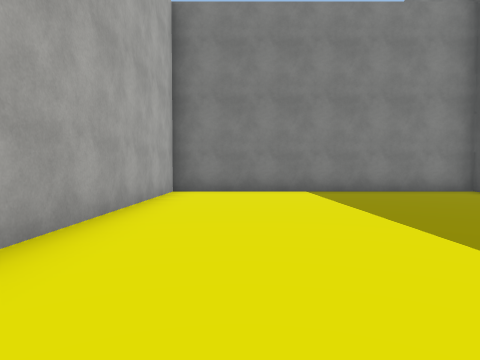
View 1 (above)

24 first-person views from a walk through a scene from a Unity 3-D project. The camera is 1.2 m above the floor, tilts 2° down and sees 75° across. The floor is counted in squares, 2 m on a side. Each view is taken from the middle of a square. On the plan, view 1 faces up. The plan holds only what a view shows up to about 9 squares ahead; the rest is blank. The place goes on beyond the plan. The player is left out. Some surface patterns are stand-ins.

View 2
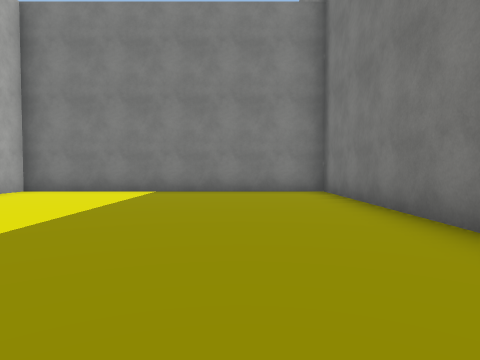

View 3
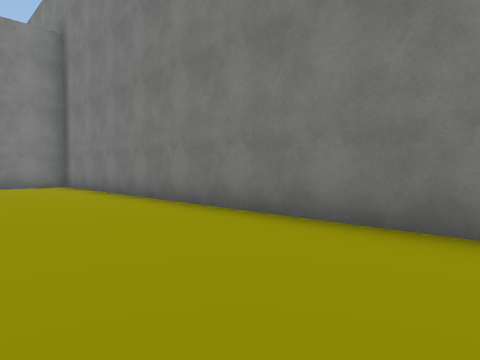

View 4
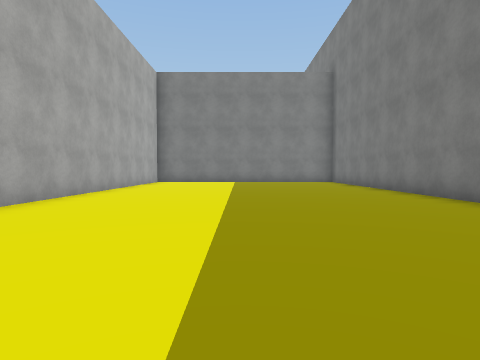

View 5
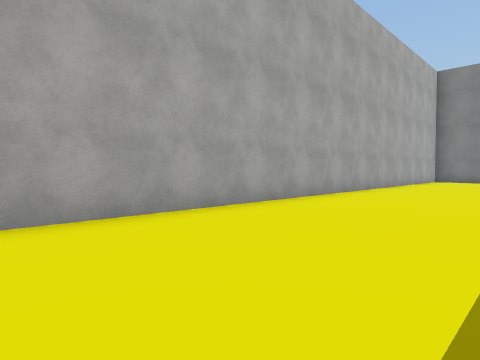

View 6
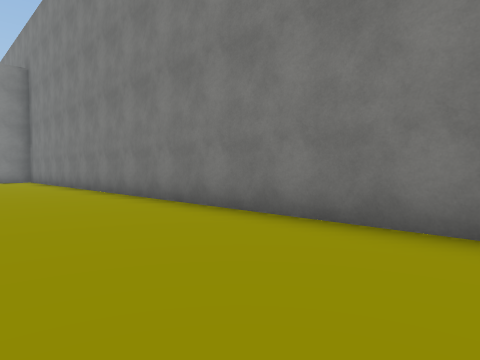

View 7
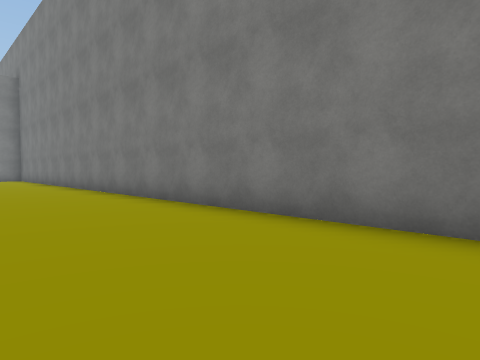

View 8
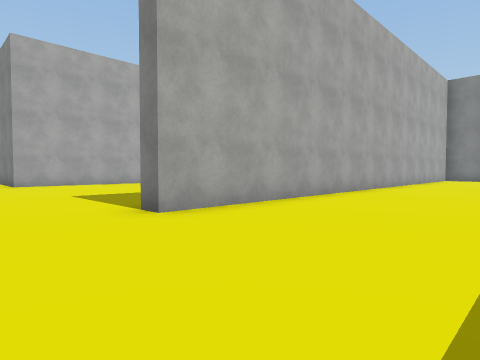

View 9
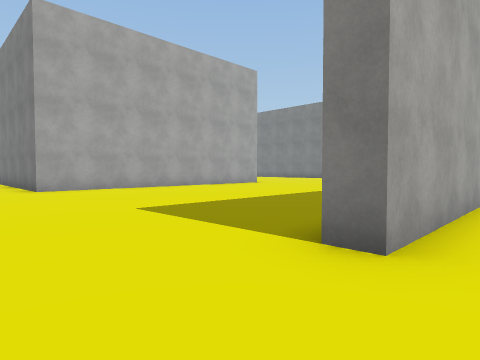

View 10
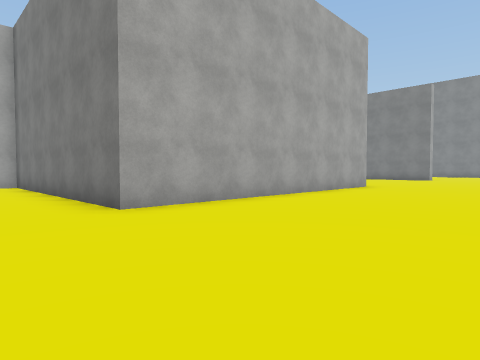

View 11
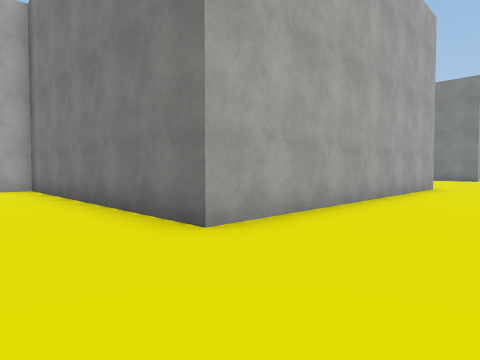

View 12
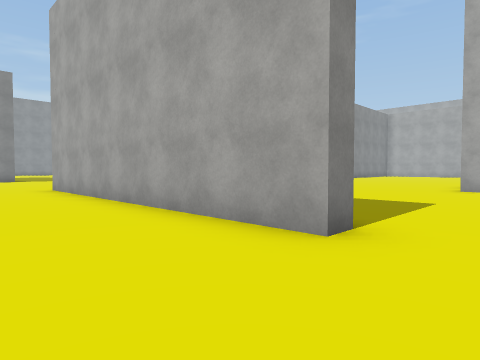

View 13
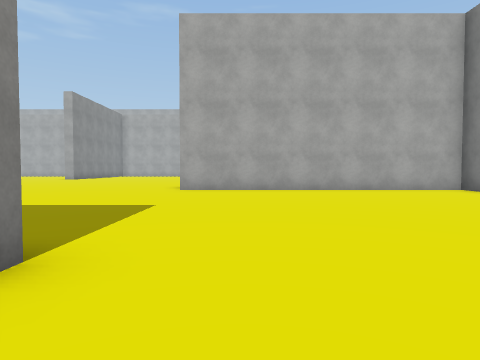

View 14
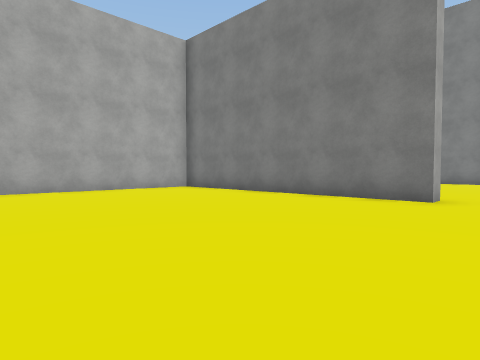

View 15
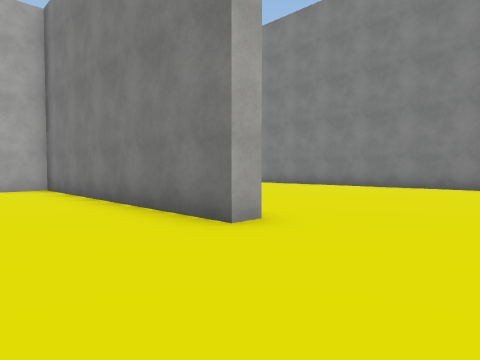

View 16
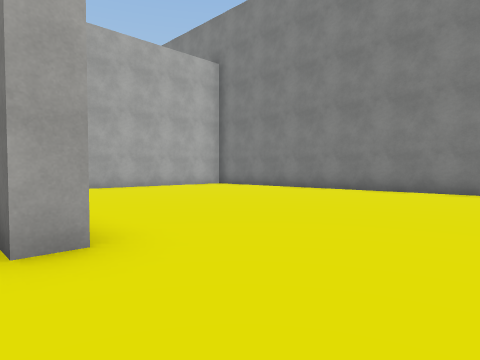

View 17
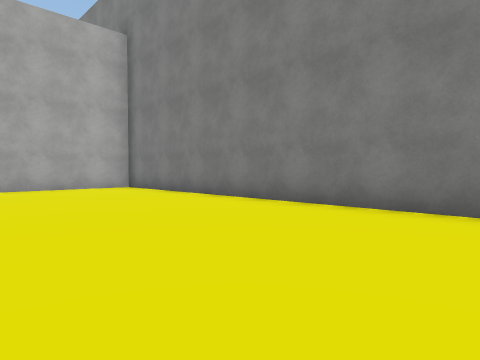

View 18
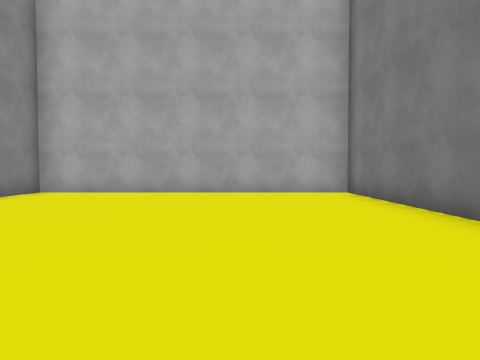

View 19
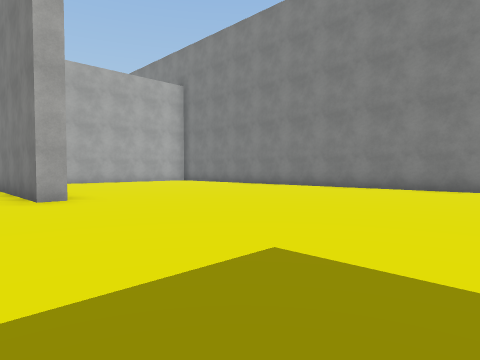

View 20
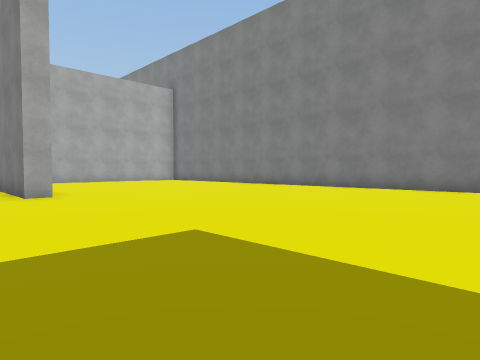

View 21
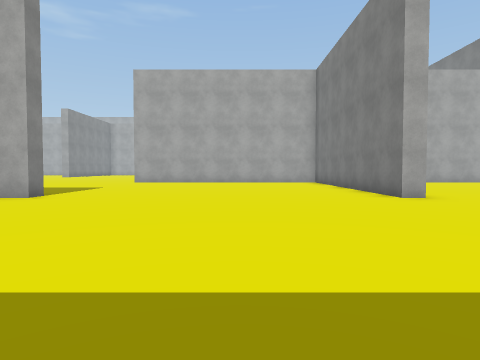

View 22
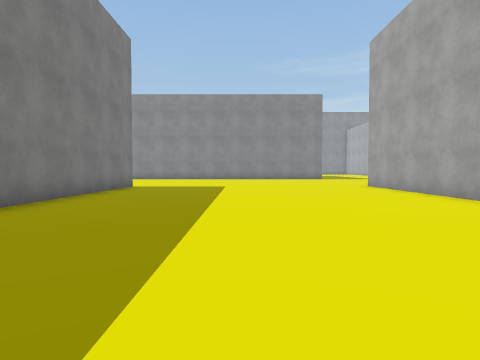

View 23
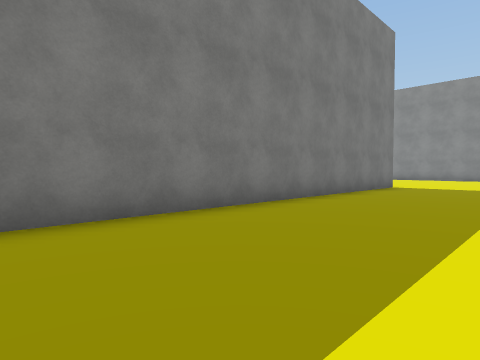

View 24
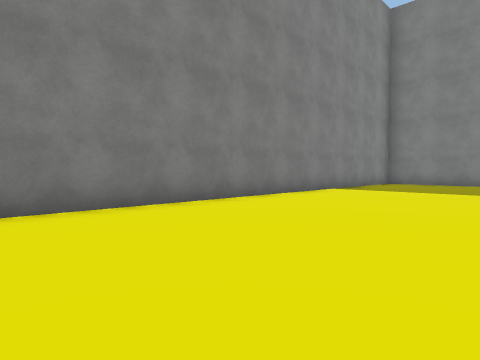

### Floor plan
Points are (right, up) in squares from view 1. A wall is a line through its corners. A room is listed if a view was taken in it or the views show most of it. See-through windows are left out.
Room 1 (views 1, 2, 3, 4, 5, 6, 7, 8, 9)
walls: (6.3, -9.6) (6.3, 8.4) (-1.8, 8.4) (-1.8, -7.8) (-2.4, -7.8)
ways out: opening at (-2.7, -9) to room 2
Room 2 (views 10, 11, 12, 13, 14, 15, 16, 17, 18, 19, 20, 21, 22, 23, 24)
walls: (-11, 0.6) (-10.5, 0.6) (-10.5, -8) (-18, -8) (-18, -8.8); (-10.5, 9) (-10.5, 8.4) (-18, 8.4) (-18, 0.2); (-2.3, -6.1) (-2.3, 2.6); (-8.5, 16.8) (-18, 16.8) (-18, 8.9) (-16.6, 8.9); (1, 16.8) (-7, 16.8)
ways out: opening at (-2.7, -9) to room 1

Positions as (right, up) in squares from view 1, and headings:
1: (0, 0), facing up
2: (4, 0), facing up
3: (3, -3), facing up-right
4: (2, -6), facing up
5: (2, -8), facing up-left
6: (3, -8), facing up-right
7: (3, -10), facing up-right
8: (2, -10), facing up-left
9: (-1, -10), facing up-left
10: (-6, -10), facing up-left
11: (-8, -10), facing up-left
12: (-8, 2), facing down-left
13: (-9, 2), facing left
14: (-9, 2), facing up-left
15: (-8, 6), facing up-left
16: (-8, 8), facing up-left
17: (-8, 12), facing up-left
18: (-10, 14), facing left
19: (-4, 7), facing up-left
20: (-3, 7), facing up-left
21: (-4, 5), facing left
22: (-6, 3), facing down
23: (-6, 3), facing down-right
24: (-7, 12), facing up-right
